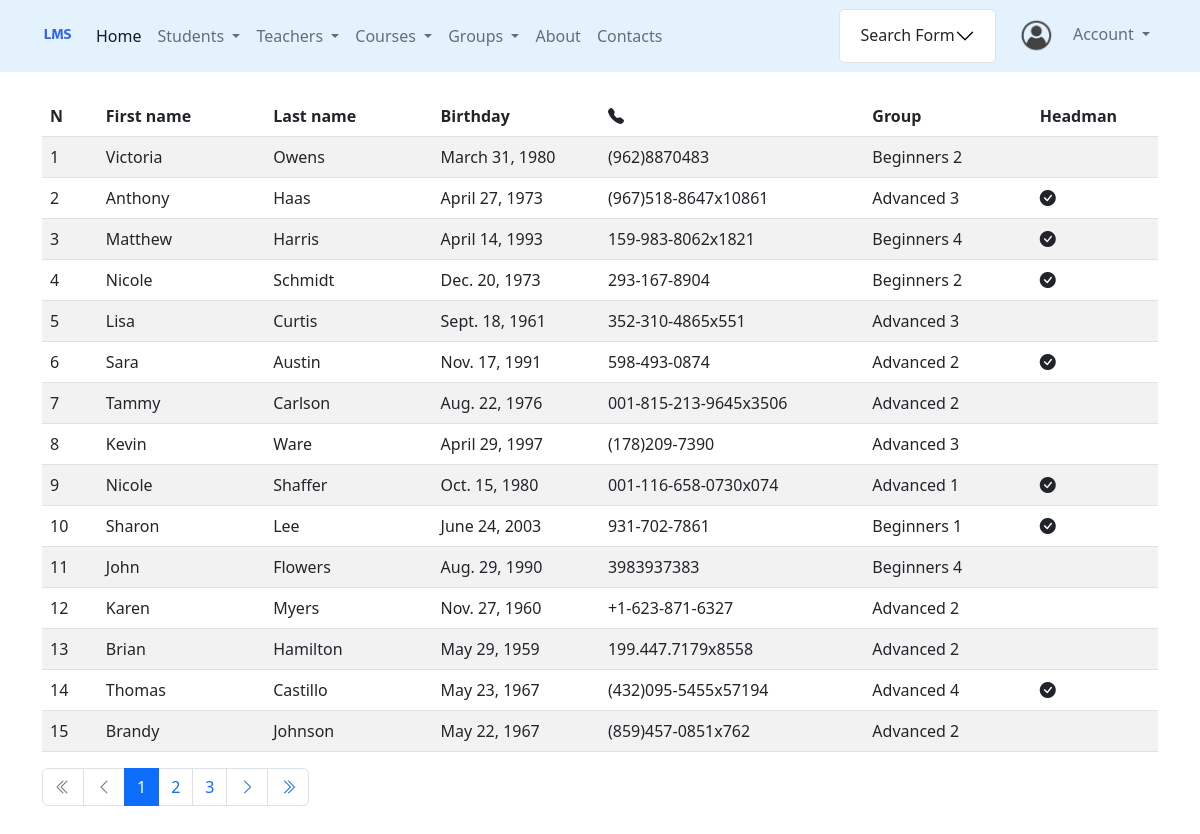
The page /students/ on the database its author committed.
### students/models.py (models this page shows, shortened)
class Student(PersonModel):
    group = models.ForeignKey(Group, on_delete=models.SET_NULL, null=True, related_name='students')
    class Meta:
        verbose_name = 'student'
        verbose_name_plural = 'students'
        db_table = 'students'

### groups/models.py (models this page shows)
class Group(GroupModel):
    headman = models.OneToOneField(
        'students.Student',
        on_delete=models.SET_NULL,
        null=True,
        blank=True,
        related_name='headman_group'
    )
    headteacher = models.OneToOneField(
        'teachers.Teacher',
        on_delete=models.SET_NULL,
        null=True,
        blank=True,
        related_name='headteacher_group',
    )
    class Meta:
        verbose_name = 'group'
        verbose_name_plural = 'groups'
        db_table = 'groups'
    def __str__(self):
        return f'{self.group_name}'

### students/views.py (the view)
# urls.py: path('', ListStudentView.as_view(), name='list'),                                     # Read
class ListStudentView(ListView):
    model = Student
    template_name = 'students/list.html'
    paginate_by = 15
    def get_filter(self):
        return StudentFilterForm(
            data=self.request.GET,
            queryset=self.model.objects.all().select_related('group', 'headman_group')
        )
    def get_queryset(self):
        return self.get_filter().qs
    def get_context_data(self, *, object_list=None, **kwargs):
        context = super().get_context_data(**kwargs)
        context['filter'] = self.get_filter().form
        return context

### core/context_processors.py (called while the page is built)
def params(request):
    get_params = request.GET
    if 'page' in get_params:
        get_params = copy(get_params)
        del get_params['page']
    return {'params': f'&{get_params.urlencode()}' if get_params else ''}

### students/templates/students/list.html (shortened to what this page needs)
{% extends 'base.html'%}
{% load crispy_forms_filters %}
{% block content %}
    <br>
    {% with list_object=object_list on_group=True %}
        {% include 'includes/students_list_table.html' %}
    {% endwith %}
{% endblock %}

### templates/includes/students_list_table.html (shortened to what this page needs)
<table class="table table-striped">
    <thead>
        <tr>
            <th style="width: 5%">N</th>
            <th style="width: 15%">First name</th>
            <th style="width: 15%">Last name</th>
            <th style="width: 15%">Birthday</th>
            <th><i class="bi bi-telephone-fill"></i></th>
            {% if on_group %}<th style="width: 15%">Group</th>{% endif %}
            <th> Headman </th>
        </tr>
    </thead>
    {% for student in list_object %}
        <tr>
            <td>{{ forloop.counter0|add:page_obj.start_index}}</td>
            <td>{{ student.first_name }}</td>
            <td>{{ student.last_name }}</td>
            <td>{{ student.birthday }}</td>
            <td>{% if student.phone_number %}{{ student.phone_number }}{% endif %}</td>
            {% if on_group %}
                <td>{% if student.group %}{{ student.group }}{% endif %}</td>
            {% endif %}
            <td>{% if student.headman_group%} <i class="bi bi-check-circle-fill"></i>{% endif %}</td>
        </tr>
    {% endfor %}
        </table>

### rows shown on the page
Student: first_name "Victoria", last_name "Owens", birthday "March 31, 1980", phone_number "(962)8870483", group "Beginners 2"
Student: first_name "Anthony", last_name "Haas", birthday "April 27, 1973", phone_number "(967)518-8647x10861", group "Advanced 3"
Student: first_name "Matthew", last_name "Harris", birthday "April 14, 1993", phone_number "159-983-8062x1821", group "Beginners 4"
Student: first_name "Nicole", last_name "Schmidt", birthday "Dec. 20, 1973", phone_number "293-167-8904", group "Beginners 2"
Student: first_name "Lisa", last_name "Curtis", birthday "Sept. 18, 1961", phone_number "352-310-4865x551", group "Advanced 3"
Student: first_name "Sara", last_name "Austin", birthday "Nov. 17, 1991", phone_number "598-493-0874", group "Advanced 2"
Student: first_name "Tammy", last_name "Carlson", birthday "Aug. 22, 1976", phone_number "001-815-213-9645x3506", group "Advanced 2"
Student: first_name "Kevin", last_name "Ware", birthday "April 29, 1997", phone_number "(178)209-7390", group "Advanced 3"
Student: first_name "Nicole", last_name "Shaffer", birthday "Oct. 15, 1980", phone_number "001-116-658-0730x074", group "Advanced 1"
Student: first_name "Sharon", last_name "Lee", birthday "June 24, 2003", phone_number "931-702-7861", group "Beginners 1"
Student: first_name "John", last_name "Flowers", birthday "Aug. 29, 1990", phone_number "3983937383", group "Beginners 4"
Student: first_name "Karen", last_name "Myers", birthday "Nov. 27, 1960", phone_number "+1-623-871-6327", group "Advanced 2"
Student: first_name "Brian", last_name "Hamilton", birthday "May 29, 1959", phone_number "199.447.7179x8558", group "Advanced 2"
Student: first_name "Thomas", last_name "Castillo", birthday "May 23, 1967", phone_number "(432)095-5455x57194", group "Advanced 4"
Student: first_name "Brandy", last_name "Johnson", birthday "May 22, 1967", phone_number "(859)457-0851x762", group "Advanced 2"

### other values the page prints
{{ page_num }} "1"
{{ page_num }} "2" "3"
